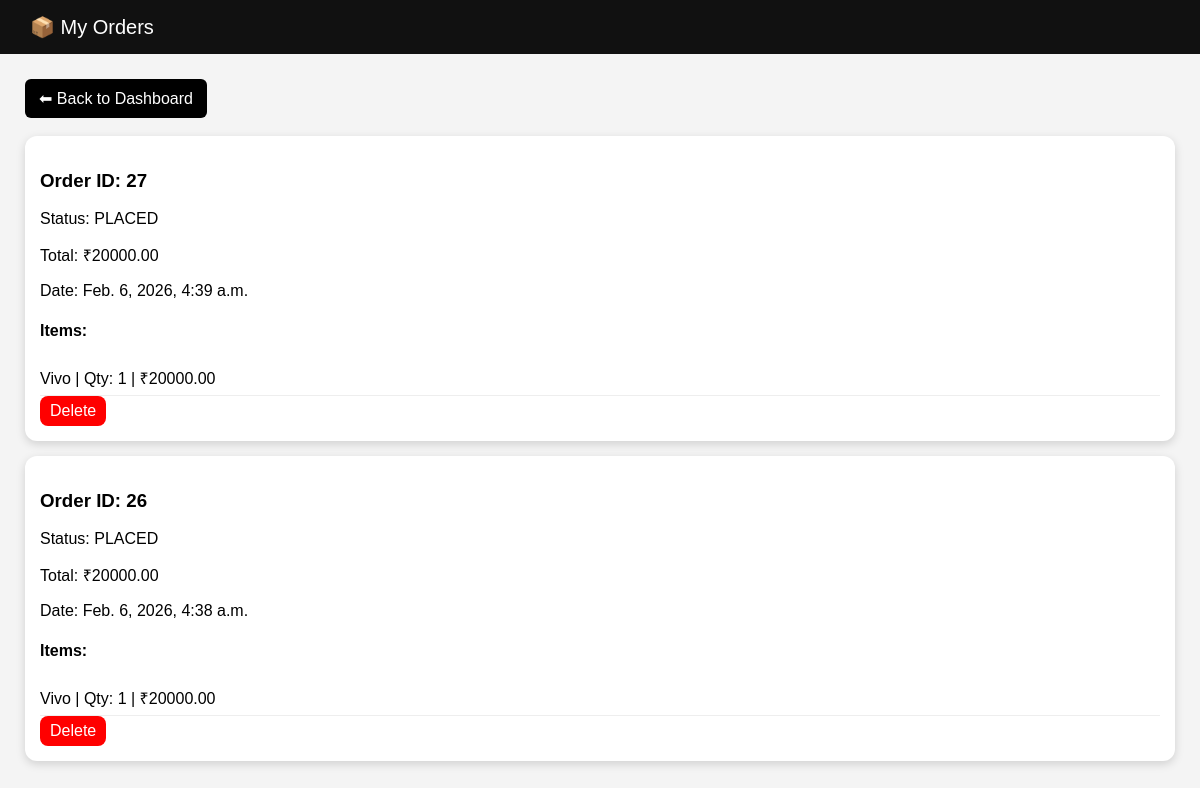
The page /cart/my-orders/ (signed in) on the database as committed earlier.
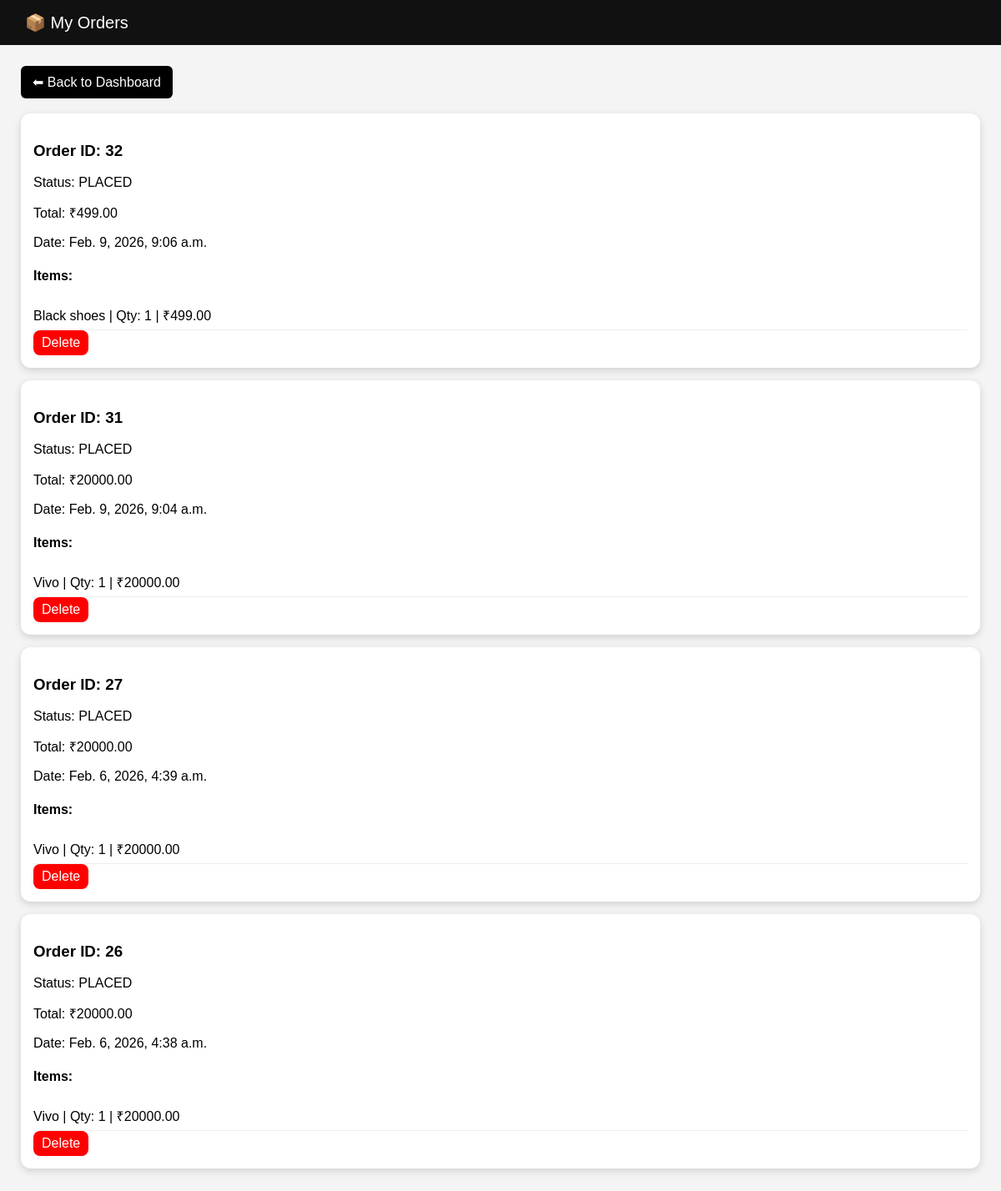
The same page on the database as committed later.
### cart/models.py (models this page shows, shortened)
class Order(models.Model):
    STATUS_CHOICES = [
        ("PENDING", "Pending"),
        ("PLACED", "Placed"),
    ]
    user = models.ForeignKey(User, on_delete=models.CASCADE, related_name="orders")
    status = models.CharField(max_length=20, choices=STATUS_CHOICES, default="PLACED")
    total_amount = models.DecimalField(max_digits=10, decimal_places=2, default=0)
    created_at = models.DateTimeField(auto_now_add=True)

class OrderItem(models.Model):
    order = models.ForeignKey(Order, on_delete=models.CASCADE, related_name="items")
    product = models.ForeignKey(Product, on_delete=models.CASCADE)
    quantity = models.PositiveIntegerField(default=1)
    unit_price = models.DecimalField(max_digits=10, decimal_places=2)

### signuplogin/models.py (models this page shows, shortened)
class Product(models.Model):
    category = models.ForeignKey(Category, on_delete=models.CASCADE, related_name="products")
    name = models.CharField(max_length=200)
    price = models.DecimalField(max_digits=10, decimal_places=2)
    image = models.ImageField(upload_to="products/", blank=True, null=True)

### cart/views.py (the view)
# urls.py: path("my-orders/", views.my_orders, name="my_orders"),
@login_required
def my_orders(request):
    orders = Order.objects.filter(user=request.user).order_by("-created_at")
    return render(request, "my_orders.html", {"orders": orders})

### cart/context_processors.py (called while the page is built)
def cart_wishlist_counts(request):
    if request.user.is_authenticated:
        return {
            "cart_count": CartItem.objects.filter(user=request.user).count(),
            "wishlist_count": Wishlist.objects.filter(user=request.user).count(),
        }
    return {
        "cart_count": 0,
        "wishlist_count": 0,
    }

### cart/templates/my_orders.html (shortened to what this page needs)
<!DOCTYPE html>
<html>
<head>
</head>
<body>
<div class="header">📦 My Orders</div>
<div class="container">
    <a class="btn" href="/dashboard/">⬅ Back to Dashboard</a>
    <br><br>
    {% for order in orders %}
        <div class="order">
            <h3>Order ID: {{ order.id }}</h3>
            <p>Status: {{ order.status }}</p>
            <p>Total: ₹{{ order.total_amount }}</p>
            <p>Date: {{ order.created_at }}</p>
            <h4>Items:</h4>
            {% for item in order.items.all %}
                <div class="item">
                    {{ item.product.name }} | Qty: {{ item.quantity }} | ₹{{ item.unit_price }}
                </div>
            {% endfor %}
            <a href="{% url 'delete_order' order.id %}"
         style="display:inline-block; padding:6px 10px; background:red; color:white; border-radius:8px; text-decoration:none;">
          Delete
      </a>
        </div>
    {% empty %}
        <h3>No orders yet.</h3>
    {% endfor %}
</div>
</body>
</html>

Rows that differ between the two databases and show on the page:
added Order: id "32", status "PLACED", total_amount "499.00", created_at "Feb. 9, 2026, 9:06 a.m."
added OrderItem: product.name "Black shoes", quantity "1", unit_price "499.00", shown under "32"
added Order: id "31", status "PLACED", total_amount "20000.00", created_at "Feb. 9, 2026, 9:04 a.m."
added OrderItem: product.name "Vivo", quantity "1", unit_price "20000.00", shown under "31"
